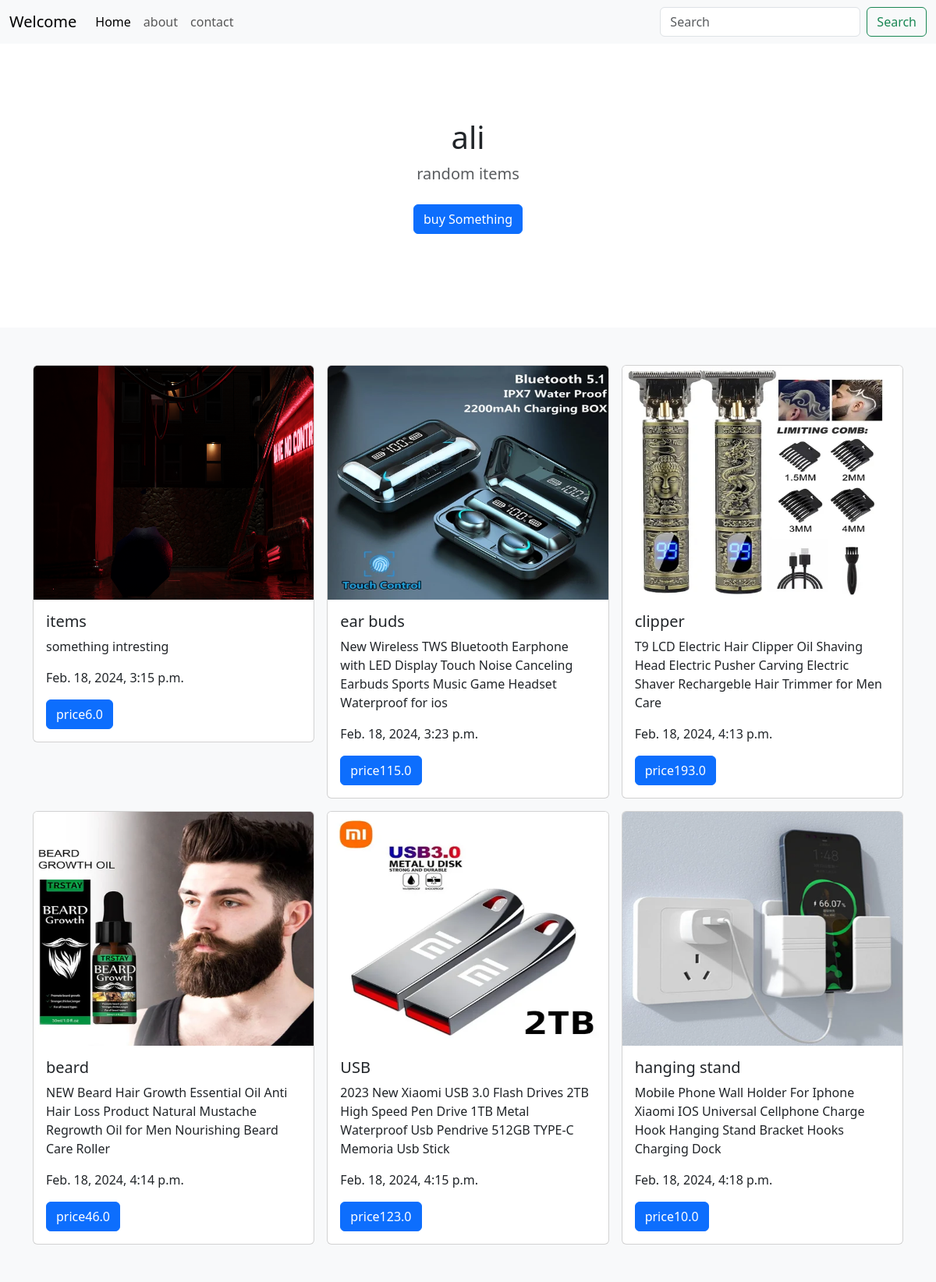
The page / on the database its author committed.
### news/models.py (models this page shows, shortened)
class CompanyInformation(models.Model):
    name = models.CharField(max_length=100)
    description = models.TextField()

class Product(models.Model):
    product_name = models.CharField(max_length=100)
    product_description = models.TextField()
    category = models.ForeignKey(Category, on_delete=models.CASCADE)
    image = models.ImageField(null=True)
    price = models.FloatField(null=True)
    date = models.DateTimeField(auto_now_add=True, null=True)

### news/views.py (the view)
# urls.py: path('', home),
def home(request):
   info= CompanyInformation.objects.all().first()
   products= Product.objects.all()
   data={
        'info':info,
        'products':products
   }
   return render(request,'home.html',data)

### news/templates/home.html (shortened to what this page needs)
<!DOCTYPE html>
<html lang="en">
  <head>
    <link
      href="https://cdn.jsdelivr.net/npm/bootstrap@5.3.2/dist/css/bootstrap.min.css"
      rel="stylesheet"
    />
  </head>
  <body>
    <header>
      <nav class="navbar navbar-expand-lg bg-body-tertiary">
        <div class="container-fluid">
          <a class="navbar-brand" href="#">Welcome</a>
          <div class="collapse navbar-collapse" id="navbarSupportedContent">
            <ul class="navbar-nav me-auto mb-2 mb-lg-0">
              <li class="nav-item">
                <a class="nav-link active" aria-current="page" href="home">Home</a>
              </li>
              <li class="nav-item">
                <a class="nav-link" href="about">about</a>
              </li>
              <li class="nav-item">
                <a class="nav-link" href="contact">contact</a>
              </li>
            </ul>
            <form class="d-flex" role="search">
              <input
                class="form-control me-2"
                type="search"
                placeholder="Search"
                aria-label="Search"
              />
              <button class="btn btn-outline-success" type="submit">
                Search
              </button>
            </form>
          </div>
        </div>
      </nav>
    </header>
    <main>
      <section class="py-5 text-center container">
        <div class="row py-lg-5">
          <div class="col-lg-6 col-md-8 mx-auto">
            <h1 class="fw-light">{{info.name}}</h1>
            <p class="lead text-body-secondary">
              {{info.description}}
            </p>
            <p>
              <a href="#" class="btn btn-primary my-2">buy Something</a>
            </p>
          </div>
        </div>
      </section>
      <div class="album py-5 bg-body-tertiary">
        <div class="container">
          <div class="row row-cols-1 row-cols-sm-2 row-cols-md-3 g-3">
            {% for single_product in products%}
            <div class="col-lg-4 md-3 sm-6">
              <div class="card ">
                <img
                style="width: auto; height: 300px;"
                 src="{{single_product.image.url}}"
                 class="card-img-top"
                 alt="..."/>
                <div class="card-body">
                  <h5 class="cart-title">{{single_product.product_name}}</h5>
                  <p class="card-text">
                    {{single_product.product_description}}
                  </p>
                  <p class="card-text">
                    {{single_product.date}}
                  </p>
                  <a href="#" class="btn btn-primary">price{{single_product.price}}</a>
              </div>
            </div>
          </div>
            {% endfor %}
          </div>
        </div>
      </div>
    </main>
  </body>
</html>

### rows shown on the page
CompanyInformation: name "ali", description "random items"
Product: image (picture), product_name "items", product_description "something intresting", date "Feb. 18, 2024, 3:15 p.m.", price "6.0"
Product: image (picture), product_name "ear buds", product_description "New Wireless TWS Bluetooth Earphone with LED Display Touch Noise Canceling Earbuds Sports Music Game Headset Waterproof for ios", date "Feb. 18, 2024, 3:23 p.m.", price "115.0"
Product: image (picture), product_name "clipper", product_description "T9 LCD Electric Hair Clipper Oil Shaving Head Electric Pusher Carving Electric Shaver Rechargeble Hair Trimmer for Men Care", date "Feb. 18, 2024, 4:13 p.m.", price "193.0"
Product: image (picture), product_name "beard", product_description "NEW Beard Hair Growth Essential Oil Anti Hair Loss Product Natural Mustache Regrowth Oil for Men Nourishing Beard Care Roller", date "Feb. 18, 2024, 4:14 p.m.", price "46.0"
Product: image (picture), product_name "USB", product_description "2023 New Xiaomi USB 3.0 Flash Drives 2TB High Speed Pen Drive 1TB Metal Waterproof Usb Pendrive 512GB TYPE-C Memoria Usb Stick", date "Feb. 18, 2024, 4:15 p.m.", price "123.0"
Product: image (picture), product_name "hanging stand", product_description "Mobile Phone Wall Holder For Iphone Xiaomi IOS Universal Cellphone Charge Hook Hanging Stand Bracket Hooks Charging Dock", date "Feb. 18, 2024, 4:18 p.m.", price "10.0"
